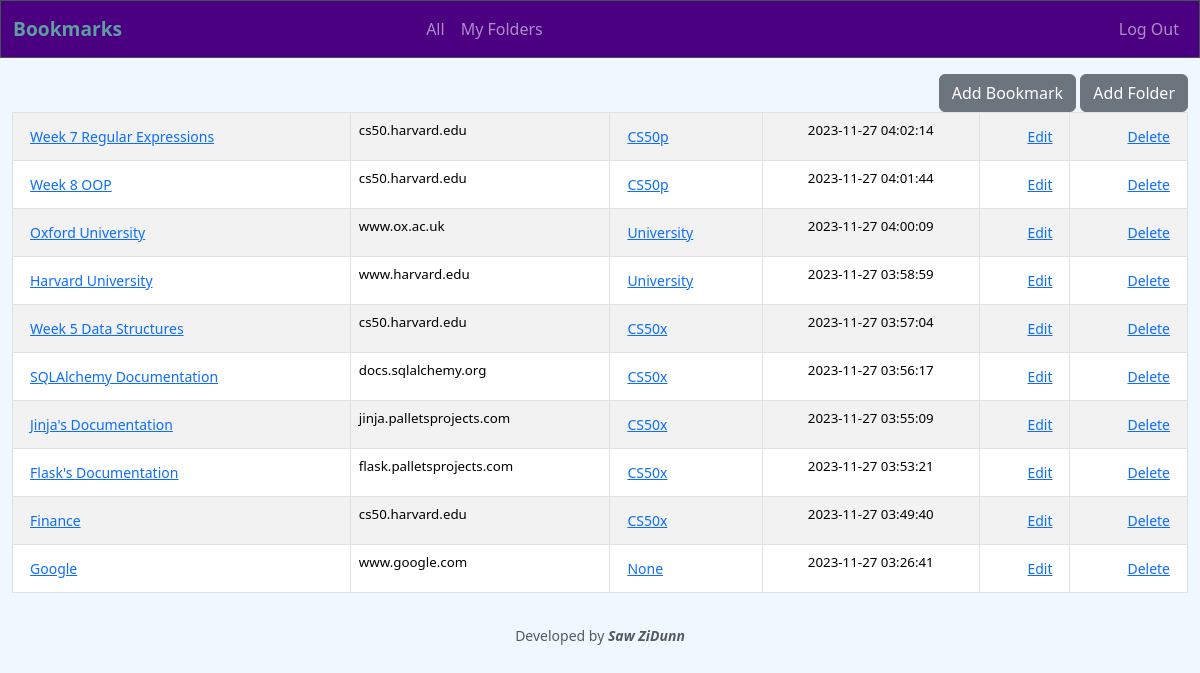
Before: / (signed in) with the older database file.
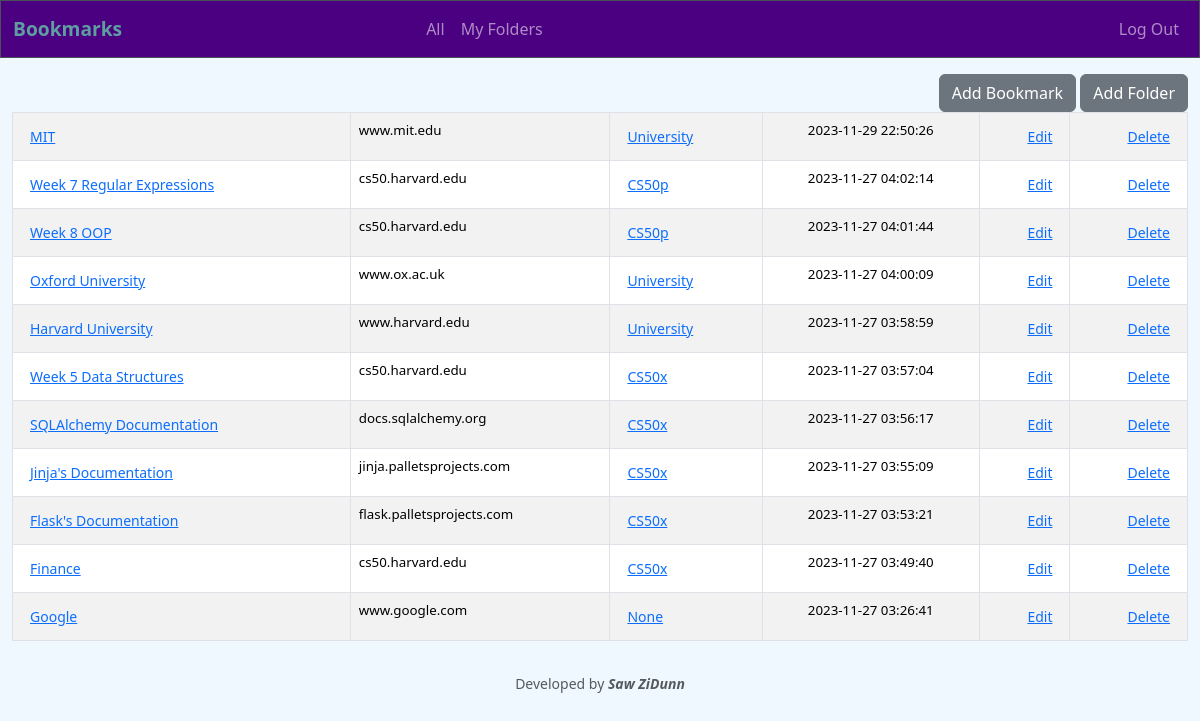
After: the same page with the newer database file.
### tables this page shows
CREATE TABLE bookmarks (
    id INTEGER PRIMARY KEY AUTOINCREMENT NOT NULL,
    name TEXT NOT NULL,
    url TEXT NOT NULL,
    folder_id INTEGER DEFAULT NULL,
    user_id INTEGER NOT NULL,
    time DATETIME NOT NULL,
    FOREIGN KEY (folder_id) REFERENCES folders(id),
    FOREIGN KEY (user_id) REFERENCES users(id)
);

CREATE TABLE folders ( id INTEGER PRIMARY KEY AUTOINCREMENT,
    user_id INTEGER NOT NULL,
    name TEXT NOT NULL,
    time DATETIME NOT NULL,
    FOREIGN KEY (user_id) REFERENCES users(id)
);

### app.py (the view)
@app.route("/", methods=["GET", "POST"])
@login_required
def index():
    bookmarks: list = db.execute(
        "SELECT name, url, id, folder_id, time FROM bookmarks WHERE user_id=? ORDER BY time DESC",
        session["user_id"])
    for dic in bookmarks:
        dic["folder_name"] = db.execute("SELECT name FROM folders WHERE id=? and user_id=?", dic["folder_id"], session["user_id"])[0]["name"]
        del dic['folder_id']
    if request.form.get("specific"):
        bookmarks = [bookmark for bookmark in bookmarks if bookmark["folder_name"] == request.form.get("specific")]
    return render_template("index.html", bookmarks=bookmarks)

### app.py (called while the page is built)
@app.after_request
def after_request(response):
    response.headers["Cache-Control"] = "no-cache, no-store, must-revalidate"
    response.headers["Expires"] = 0
    response.headers["Pragma"] = "no-cache"
    return response

### helpers.py (called while the page is built)
def login_required(f):
    @wraps(f)
    def decorated_function(*args, **kwargs):
        if session.get("user_id") is None:
            return redirect("/login")
        return f(*args, **kwargs)
    return decorated_function

def shorten_url(long_url):
    pattern = re.compile(r'(?:https?://)?([a-zA-Z0-9.-]+)')
    match = pattern.match(long_url)
    base_home_page = match.group(1) if match else None
    return base_home_page

### templates/index.html (shortened to what this page needs)
{% extends "layout.html" %}
{% block main %}
    <table class="table table-striped table-bordered" style="font-size: smaller">
        <tbody>
            {% for bookmark in bookmarks %}
                <tr>
                    <td class="text-start">
                        <button  class="btn btn-link btn-sm" onclick="goto('{{ bookmark.url }}')" >{{ bookmark.name }}</button>
                    </td>
                    <td class="text-start">{{ bookmark.url|shorten_url }}</td>
                    <td class="text-start">
                        <form action="/" method="post">
                            <button  class="btn btn-link btn-sm" type="submit">{{ bookmark.folder_name }}</button>
                        </form>
                    </td>
                    <td>{{ bookmark.time }}</td>
                    <td class="text-end">
                        <button type="button" data-bs-toggle="modal"
                        data-bs-target="#edit_bookmark_{{ loop.index }}" class="btn btn-link btn-sm">Edit</button>
                    </td>
                    <td class="text-end">
                        <button type="button" data-bs-toggle="modal"
                        data-bs-target="#delete_bookmark_{{ loop.index }}" class="btn btn-link btn-sm">Delete</button>
                    </td>
                </tr>
            {% endfor %}
        </tbody>
    </table>
{% endblock %}

### templates/layout.html (shortened to what this page needs)
<!DOCTYPE html>
<html lang="en">
    <head>
        <link href="https://cdn.jsdelivr.net/npm/bootstrap@5.3.2/dist/css/bootstrap.min.css" rel="stylesheet">
        <link href="/static/style.css" rel="stylesheet">
    </head>
    <body>
        <nav class="border navbar navbar-expand-md navbar-light" style="background-color: indigo;" data-bs-theme="dark">
            <div class="container-fluid">
                <a class="navbar-brand" href="/"><b class="blue">Bookmarks</b></a>
                <div class="collapse navbar-collapse" id="navbar">
                    {% if session["user_id"] %}
                        <ul class="navbar-nav mx-auto">
                            <li class="nav-item"><a class="nav-link" href="/">All</a></li>
                            <li class="nav-item"><a class="nav-link" href="/folders">My Folders</a></li>
                        </ul>
                        <ul class="navbar-nav ms-auto">
                            <li class="nav-item"><a class="nav-link" href="/logout">Log Out</a></li>
                        </ul>
                    {% else %}
                        <ul class="navbar-nav ms-auto">
                            <li class="nav-item"><a class="nav-link" href="/login">Log In</a></li>
                        </ul>
                    {% endif %}
                </div>
            </div>
        </nav>
        <main class="container-fluid py-3 text-center">
            <div class="text-end">
                <a href="/add_bookmark"><button type="button" class="btn btn-secondary">Add Bookmark</button></a>
                <button type="button" class="btn btn-secondary" data-bs-toggle="modal"
                    data-bs-target="#add_folder">Add Folder</button>
            </div>
            {% block main %}{% endblock %}
        </main>
        <footer class="mb-5 small text-center text-muted">
            Developed by <b><i>Saw ZiDunn</i></b>
        </footer>
    </body>
</html>

### static/style.css (style rules this page uses)
body { background-color: aliceblue; }
nav .navbar-brand { font-size: larger; }
nav .navbar-brand .blue { color: cadetblue; }

Changed rows visible on the page:
added bookmarks: name "MIT", url|shorten_url "www.mit.edu", folder_name "University", time "2023-11-29 22:50:26"
